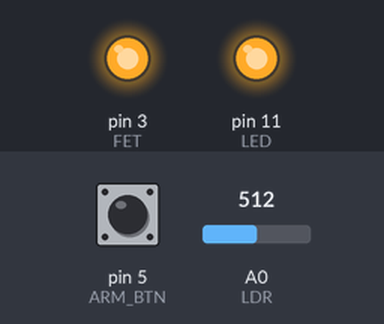
A sketch run on a simulated Arduino Uno, built with avr-gcc and run on an emulated ATmega328P. On the bench: output pins drawn as LEDs (lit = HIGH). The inputs (shaded band) are chosen by the test bench; at power-on: A0 (LDR) = 512, pin 5 (ARM_BTN) HIGH.

Above: at 0.01 s.
At 1.6 s:
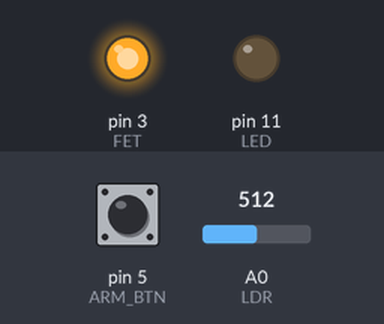
1.7 s: A0 (LDR) set to 63
3.2 s: A0 (LDR) set to 53
At 4.1 s:
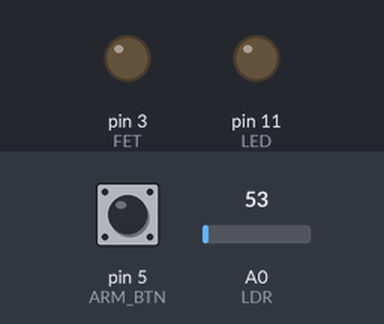
Timing chart, 0 to 6.2 s (numbered marks = the images above; inputs shaded):
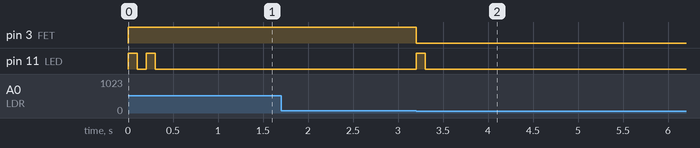

Measured:
- the behaviour switches between 60 and 59 on A0 (LDR) (found by bisection; images 1 and 2)
- after the input at 1.7 s, every drawn part: stays the same
- after the input at 3.2 s, pin 3 (FET): HIGH → LOW at once; pin 11 (LED): LOW → HIGH at once, → LOW 0.10 s later

The sketch:

firmware.ino
```cpp
/**
  firmware.ino
  Purpose: Monitors LDR, cuts charging power if above threshold

  @author Ben James
*/
#define FET 3
#define LED 11
#define ARM_BTN 5
#define LDR A0

#define LDR_THRESH 60

// Determines whether the FET is currently supplying power or not
bool powerOn = true;

void setup() {
  setupIO();
  // Turn FET on initially
  digitalWrite(FET, HIGH);

  // Serial.begin(115200);
  flashLED(2);
}

void loop() {
  if(powerOn){
    checkPowerOnIO();
  }else{
    checkPowerOffIO();
  }
}

void checkPowerOnIO(){
  if(analogRead(LDR) < LDR_THRESH){
    // Do more intelligent detection/confirmation here - ie wait for 3 flashes
    digitalWrite(FET, LOW);
    powerOn = false;
    flashLED(1);
  }
}

void checkPowerOffIO(){
  if(digitalRead(ARM_BTN) == LOW){
    digitalWrite(FET, HIGH);
    powerOn = true;
    flashLED(2);
  }
}

void setupIO() {
  pinMode(FET, OUTPUT);
  pinMode(LED, OUTPUT);
  pinMode(ARM_BTN, INPUT_PULLUP);
  pinMode(LDR, INPUT);
}

// Flash LED n times
void flashLED(int n){
  for(int i = 0; i < n; i++){
    digitalWrite(LED, HIGH);
    delay(100);
    digitalWrite(LED, LOW);
    delay(100);
  }
}
```
